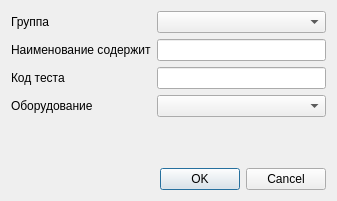
<?xml version="1.0" encoding="UTF-8"?>
<ui version="4.0">
 <class>ItemFilterDialog</class>
 <widget class="QDialog" name="ItemFilterDialog">
  <property name="geometry">
   <rect>
    <x>0</x>
    <y>0</y>
    <width>337</width>
    <height>201</height>
   </rect>
  </property>
  <layout class="QGridLayout" name="gridLayout">
   <item row="1" column="0">
    <widget class="QLabel" name="lblNameContains">
     <property name="text">
      <string>Наименование содержит</string>
     </property>
    </widget>
   </item>
   <item row="2" column="0">
    <widget class="QLabel" name="lblCode">
     <property name="text">
      <string>Код теста</string>
     </property>
    </widget>
   </item>
   <item row="1" column="1">
    <widget class="QLineEdit" name="edtNameContains"/>
   </item>
   <item row="0" column="0">
    <widget class="QLabel" name="lblGroup">
     <property name="text">
      <string>Группа</string>
     </property>
    </widget>
   </item>
   <item row="0" column="1">
    <widget class="CRBComboBox" name="cmbGroup"/>
   </item>
   <item row="3" column="0">
    <widget class="QLabel" name="lblEquipment">
     <property name="text">
      <string>Оборудование</string>
     </property>
    </widget>
   </item>
   <item row="5" column="0" colspan="2">
    <widget class="QDialogButtonBox" name="buttonBox">
     <property name="orientation">
      <enum>Qt::Horizontal</enum>
     </property>
     <property name="standardButtons">
      <set>QDialogButtonBox::Cancel|QDialogButtonBox::Ok</set>
     </property>
    </widget>
   </item>
   <item row="3" column="1">
    <widget class="CEquipmentComboBox" name="cmbEquipment"/>
   </item>
   <item row="4" column="0">
    <spacer name="verticalSpacer">
     <property name="orientation">
      <enum>Qt::Vertical</enum>
     </property>
     <property name="sizeHint" stdset="0">
      <size>
       <width>20</width>
       <height>40</height>
      </size>
     </property>
    </spacer>
   </item>
   <item row="2" column="1">
    <widget class="QLineEdit" name="edtCode"/>
   </item>
  </layout>
 </widget>
 <customwidgets>
  <customwidget>
   <class>CRBComboBox</class>
   <extends>QComboBox</extends>
   <header>library/crbcombobox.h</header>
  </customwidget>
  <customwidget>
   <class>CEquipmentComboBox</class>
   <extends>QComboBox</extends>
   <header>Orgs/EquipmentComboBox.h</header>
  </customwidget>
 </customwidgets>
 <tabstops>
  <tabstop>cmbGroup</tabstop>
  <tabstop>edtNameContains</tabstop>
  <tabstop>edtCode</tabstop>
  <tabstop>cmbEquipment</tabstop>
  <tabstop>buttonBox</tabstop>
 </tabstops>
 <resources/>
 <connections>
  <connection>
   <sender>buttonBox</sender>
   <signal>accepted()</signal>
   <receiver>ItemFilterDialog</receiver>
   <slot>accept()</slot>
   <hints>
    <hint type="sourcelabel">
     <x>248</x>
     <y>254</y>
    </hint>
    <hint type="destinationlabel">
     <x>157</x>
     <y>274</y>
    </hint>
   </hints>
  </connection>
  <connection>
   <sender>buttonBox</sender>
   <signal>rejected()</signal>
   <receiver>ItemFilterDialog</receiver>
   <slot>reject()</slot>
   <hints>
    <hint type="sourcelabel">
     <x>316</x>
     <y>260</y>
    </hint>
    <hint type="destinationlabel">
     <x>286</x>
     <y>274</y>
    </hint>
   </hints>
  </connection>
 </connections>
</ui>
